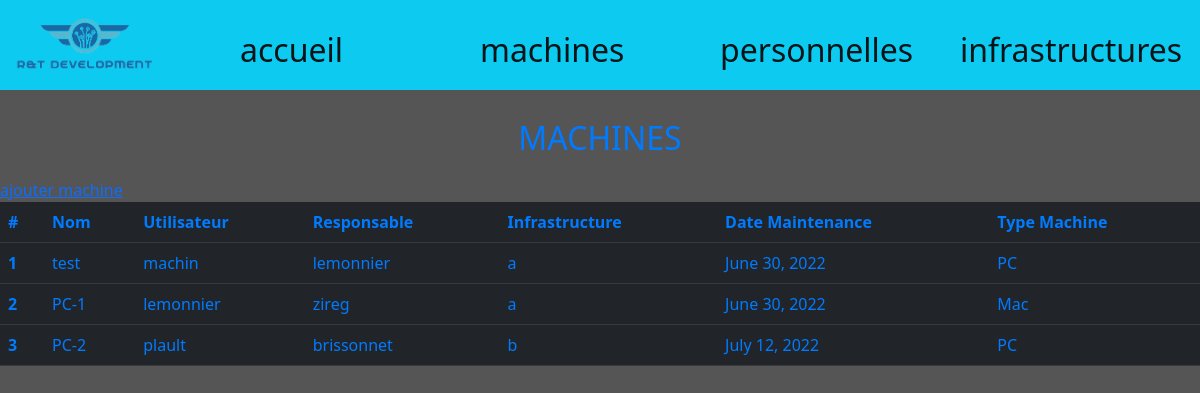
/computerApp/machines/, run on an earlier commit of the app's database.
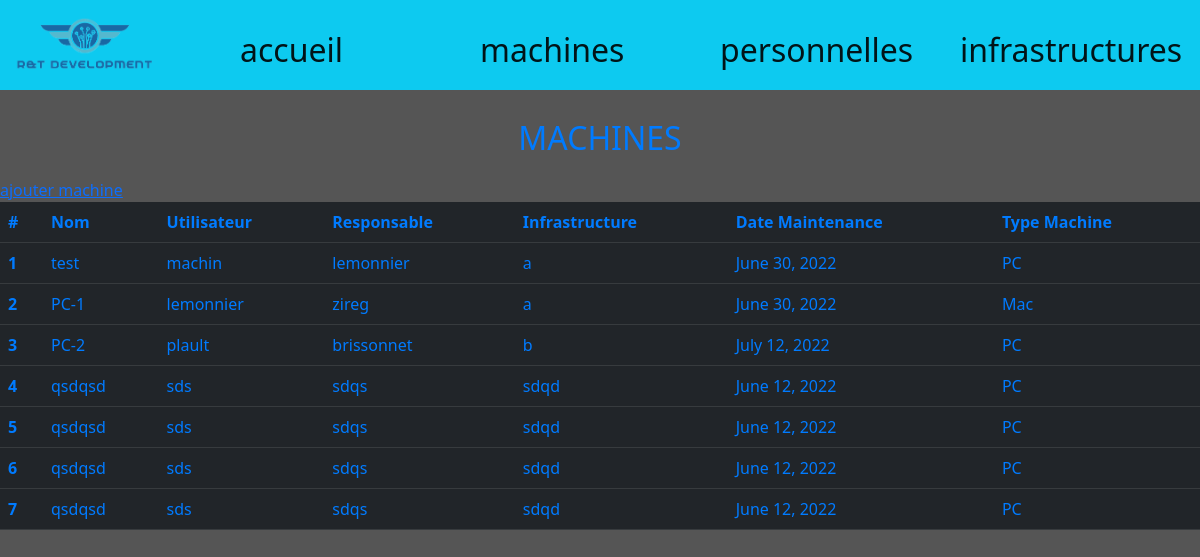
And on a later commit of the database.
### computerApp/models.py (models this page shows)
class Machine(models.Model):
    TYPE = (
        ('PC', ('PC - Run windows')),
        ('Mac', ('Mac - Run MacOS')),
        ('Serveur', ('Serveur - Simple Server to deploy virtual machines')),
        ('Switch', ('Switch - To maintains and connect servers')),
    )
    id = models.AutoField(primary_key=True,editable=False)
    nom= models.CharField(max_length= 10)
    utilisateur=models.CharField(max_length=15)
    responsable=models.CharField(max_length=15)
    infrastructure=models.CharField(max_length=15)
    maintenanceDate = models.DateField(default = datetime.now())
    mach = models.CharField(max_length=32, choices=TYPE, default='PC')

### computerApp/views.py (the view)
# urls.py: path('machines/', views.machine_list_view, name='machines'),
def machine_list_view(request) :
	machines = Machine.objects.all()
	context={'machines': machines}
	return render(request, 'machine_list.html', context)

### computerApp/templates/machine_list.html
{% extends "index.html" %}
{% block content %}
<p class="titre">MACHINES</p>
<table class="table table-dark">
    <thead>
      <tr>
        <th scope="col">#</th>
        <th scope="col">Nom</th>
        <th scope="col">Utilisateur</th>
        <th scope="col">Responsable</th>
        <th scope="col">Infrastructure</th>
        <th scope="col">Date Maintenance</th>
        <th scope="col"> Type Machine</th>
      </tr>
    </thead>
    {% if machines %}
    <tbody>
        {% for machine in machines %}
          <tr>
            <th scope="row">{{ machine.id }}</th>
            <td>{{ machine.nom }}</td>
            <td>{{machine.utilisateur}}</td>
            <td>{{ machine.responsable }}</td>
            <td>{{ machine.infrastructure }}</td>
            <td>{{machine.maintenanceDate}}</td>
            <td>{{ machine.mach }}</td>
          </tr>
        {% endfor %}
    </tbody>
    {% else %}
        <p>il n\'y a pas de machine.</p>
    {% endif %}
    <a href="{% url 'machine_add' %}">ajouter machine</a>
</table>
{% endblock %}

What changed in the data, as far as the page shows it:
added Machine: id "4", nom "qsdqsd", utilisateur "sds", responsable "sdqs", infrastructure "sdqd", maintenanceDate "June 12, 2022", mach "PC"
added Machine: id "5", nom "qsdqsd", utilisateur "sds", responsable "sdqs", infrastructure "sdqd", maintenanceDate "June 12, 2022", mach "PC"
added Machine: id "6", nom "qsdqsd", utilisateur "sds", responsable "sdqs", infrastructure "sdqd", maintenanceDate "June 12, 2022", mach "PC"
added Machine: id "7", nom "qsdqsd", utilisateur "sds", responsable "sdqs", infrastructure "sdqd", maintenanceDate "June 12, 2022", mach "PC"
